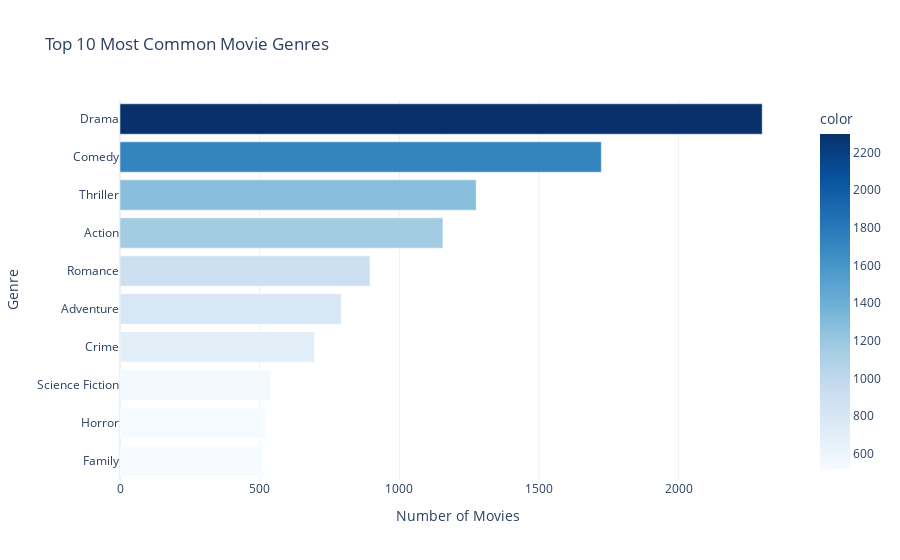

The notebook cell this image was saved under:
### Code cell
all_genres = [genre for sublist in df_final['genres_list'] for genre in sublist]
genre_counts = pd.Series(all_genres).value_counts().head(10)

fig3 = px.bar(
    y=genre_counts.index,
    x=genre_counts.values,
    orientation='h',
    title='Top 10 Most Common Movie Genres',
    labels={'x': 'Number of Movies', 'y': 'Genre'},
    color=genre_counts.values,
    color_continuous_scale='Blues'
)
fig3.update_layout(
    yaxis={'categoryorder': 'total ascending'},
    template='plotly_white'
)
fig3.show()

### Figure 1 — Plotly figure (JSON) as saved in the notebook; plotly's stock layout.template omitted (floating-point values rounded to 4 significant figures)
{"data": [{"alignmentgroup": "True", "hovertemplate": "Number of Movies=%{x}<br>Genre=%{y}<br>color=%{marker.color}<extra></extra>", "legendgroup": "", "marker": {"color": [2299, 1723, 1275, 1156, 895, 792, 697, 538, 520, 514], "coloraxis": "coloraxis", "pattern": {"shape": ""}}, "name": "", "offsetgroup": "", "orientation": "h", "showlegend": false, "textposition": "auto", "type": "bar", "x": [2299, 1723, 1275, 1156, 895, 792, 697, 538, 520, 514], "xaxis": "x", "y": ["Drama", "Comedy", "Thriller", "Action", "Romance", "Adventure", "Crime", "Science Fiction", "Horror", "Family"], "yaxis": "y"}], "layout": {"barmode": "relative", "coloraxis": {"colorbar": {"title": {"text": "color"}}, "colorscale": [[0, "rgb(247,251,255)"], [0.125, "rgb(222,235,247)"], [0.25, "rgb(198,219,239)"], [0.375, "rgb(158,202,225)"], [0.5, "rgb(107,174,214)"], [0.625, "rgb(66,146,198)"], [0.75, "rgb(33,113,181)"], [0.875, "rgb(8,81,156)"], [1, "rgb(8,48,107)"]]}, "legend": {"tracegroupgap": 0}, "title": {"text": "Top 10 Most Common Movie Genres"}, "xaxis": {"anchor": "y", "domain": [0, 1], "title": {"text": "Number of Movies"}}, "yaxis": {"anchor": "x", "categoryorder": "total ascending", "domain": [0, 1], "title": {"text": "Genre"}}}}
